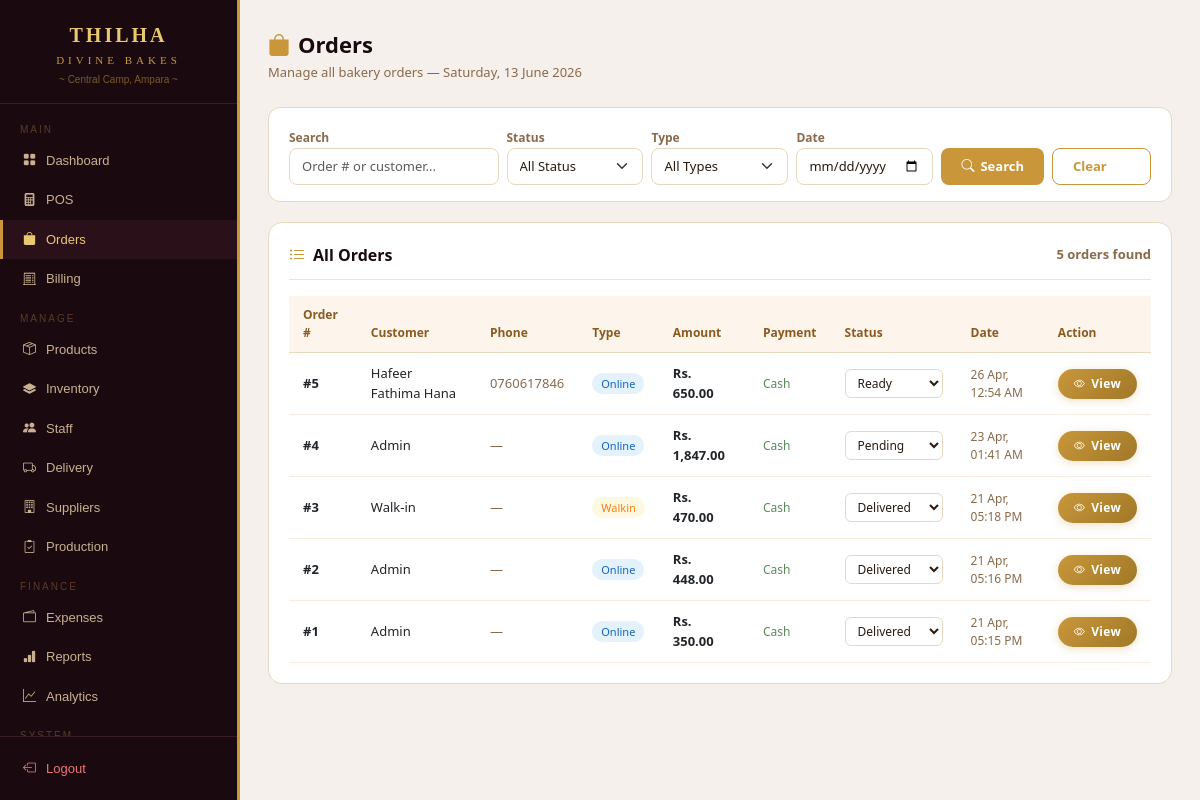
The app's page /admin/orders.php (signed in) with its own data.
### tables this page shows
CREATE TABLE `orders` (
  `order_id` int(11) NOT NULL,
  `user_id` int(11) DEFAULT NULL,
  `total_amount` decimal(10,2) DEFAULT NULL,
  `status` enum('pending','confirmed','baking','ready','delivered') DEFAULT 'pending',
  `order_type` enum('online','walkin','phone','whatsapp') DEFAULT 'online',
  `payment_method` enum('cash','card','online') DEFAULT 'cash',
  `payment_status` enum('unpaid','paid') DEFAULT 'unpaid',
  `notes` text DEFAULT NULL,
  `created_at` timestamp NOT NULL DEFAULT current_timestamp()
);

CREATE TABLE `users` (
  `user_id` int(11) NOT NULL,
  `name` varchar(100) NOT NULL,
  `email` varchar(100) NOT NULL,
  `password` varchar(255) NOT NULL,
  `phone` varchar(15) DEFAULT NULL,
  `address` text DEFAULT NULL,
  `role` enum('admin','customer','staff') DEFAULT 'customer',
  `loyalty_points` int(11) DEFAULT 0,
  `birthday` date DEFAULT NULL,
  `created_at` timestamp NOT NULL DEFAULT current_timestamp(),
  `profile_photo` varchar(255) DEFAULT NULL
);

### admin/orders.php (the view, shortened to what this page needs)
<?php
require_once '../includes/db.php';
$where         = "WHERE 1=1";
$date_filter   = isset($_GET['date'])   ? $_GET['date']   : '';
$search_filter = isset($_GET['search']) ? $_GET['search'] : '';
$orders      = mysqli_query($conn,
    "SELECT o.*, u.name as customer, u.phone
     FROM orders o
     LEFT JOIN users u ON o.user_id=u.user_id
     $where
     ORDER BY o.created_at DESC");
$total_count = mysqli_num_rows($orders);
?>
<!DOCTYPE html>
<html lang="en">
<head>
<link href="https://cdn.jsdelivr.net/npm/bootstrap@5.3.0/dist/css/bootstrap.min.css" rel="stylesheet">
<link href="https://cdn.jsdelivr.net/npm/bootstrap-icons@1.10.5/font/bootstrap-icons.css" rel="stylesheet">
</head>
<body>
<?php include '../includes/sidebar.php'; ?>
<div class="main">
  <div class="page-title"><i class="bi bi-bag-fill me-2" style="color:#c9973a;"></i>Orders</div>
  <div class="page-sub">Manage all bakery orders — <?= date('l, d F Y') ?></div>
  <div class="filter-card">
    <form method="GET" class="row g-2 align-items-end">
      <div class="col-md-3">
        <label style="font-size:12px;color:#8a6a4a;font-weight:600;">Search</label>
        <input type="text" name="search" class="form-control"
               placeholder="Order # or customer..."
               value="<?= htmlspecialchars($search_filter) ?>">
      </div>
      <div class="col-md-2">
        <label style="font-size:12px;color:#8a6a4a;font-weight:600;">Status</label>
        <select name="status" class="form-select">
          <option value="">All Status</option>
        </select>
      </div>
      <div class="col-md-2">
        <label style="font-size:12px;color:#8a6a4a;font-weight:600;">Type</label>
        <select name="type" class="form-select">
          <option value="">All Types</option>
        </select>
      </div>
      <div class="col-md-2">
        <label style="font-size:12px;color:#8a6a4a;font-weight:600;">Date</label>
        <input type="date" name="date" class="form-control" value="<?= $date_filter ?>">
      </div>
      <div class="col-md-3 d-flex gap-2">
        <button type="submit" class="btn-gold w-100">
          <i class="bi bi-search"></i> Search
        </button>
        <a href="orders.php" class="btn-outline-gold w-100 text-center">Clear</a>
      </div>
    </form>
  </div>
  <div class="orders-card">
    <div class="card-title">
      <span><i class="bi bi-list-ul me-2" style="color:#c9973a;"></i>All Orders</span>
      <span style="font-size:13px;color:#8a6a4a;"><?= $total_count ?> orders found</span>
    </div>
    <div class="table-responsive">
      <table class="table table-hover">
        <thead>
          <tr>
            <th>Order #</th>
            <th>Customer</th>
            <th>Phone</th>
            <th>Type</th>
            <th>Amount</th>
            <th>Payment</th>
            <th>Status</th>
            <th>Date</th>
            <th>Action</th>
          </tr>
        </thead>
        <tbody>
          <?php
          mysqli_data_seek($orders, 0);
          while ($o = mysqli_fetch_assoc($orders)):
          ?>
          <tr>
            <td><strong>#<?= $o['order_id'] ?></strong></td>
            <td><?= htmlspecialchars($o['customer'] ?? 'Walk-in') ?></td>
            <td style="color:#8a6a4a;"><?= $o['phone'] ?? '—' ?></td>
            <td>
              <span class="type-badge type-<?= $o['order_type'] ?>">
                <?= ucfirst($o['order_type']) ?>
              </span>
            </td>
            <td><strong>Rs. <?= number_format($o['total_amount'],2) ?></strong></td>
            <td style="font-size:12px;color:#5a8a5a;font-weight:500;">
              <?= ucfirst($o['payment_method']) ?>
            </td>
            <td>
              <form method="POST" style="display:inline;">
                <select name="status" onchange="this.form.submit()"
                  style="font-size:12px;border:1px solid #e8d8c0;border-radius:6px;padding:4px 8px;background:#fff;color:#2a1a10;cursor:pointer;">
                  <option value="pending"   <?= $o['status']=='pending'  ?'selected':'' ?>>Pending</option>
                  <option value="ready"     <?= $o['status']=='ready'    ?'selected':'' ?>>Ready</option>
                  <option value="delivered" <?= $o['status']=='delivered'?'selected':'' ?>>Delivered</option>
                </select>
              </form>
            </td>
            <td style="font-size:12px;color:#8a6a4a;">
              <?= date('d M, h:i A', strtotime($o['created_at'])) ?>
            </td>
            <td>
              <a href="order_view.php?id=<?= $o['order_id'] ?>" class="btn-view-action">
                <i class="bi bi-eye"></i> View
              </a>
            </td>
          </tr>
          <?php endwhile; ?>
        </tbody>
      </table>
    </div>
  </div>
</div>
</body>
</html>

### admin/orders.php (style rules this page uses)
* { box-sizing:border-box; }
body { background:#f5f0eb;font-family:'Segoe UI',sans-serif;color:#2a1a10;margin:0; }
.page-title { font-size:22px;font-weight:700;color:#1a0a0f;margin-bottom:2px; }
.page-sub { font-size:13px;color:#8a6a4a;margin-bottom:24px; }
.filter-card { background:#fff;border:1px solid #e8d8c0;border-radius:12px;padding:16px 20px;margin-bottom:20px; }
.form-select,.form-control { border:1px solid #e8d8c0;border-radius:8px;font-size:13px;color:#2a1a10;padding:8px 12px; }
.btn-gold { background:#c9973a;border:none;border-radius:8px;color:#fff;font-weight:600;padding:8px 20px;font-size:13px;cursor:pointer;display:inline-flex;align-items:center;gap:6px; }
.btn-outline-gold { background:#fff;border:1px solid #c9973a;border-radius:8px;color:#c9973a;font-weight:600;padding:8px 20px;font-size:13px;text-decoration:none;display:inline-flex;align-items:center;gap:6px; }
.orders-card { background:#fff;border:1px solid #e8d8c0;border-radius:14px;padding:20px; }
.card-title { font-size:16px;font-weight:600;color:#1a0a0f;margin-bottom:16px;padding-bottom:12px;border-bottom:1px solid #f0e4d0;display:flex;align-items:center;justify-content:space-between; }
.table { color:#2a1a10;margin-bottom:0; }
.table thead th { background:#fdf5ec;color:#8a5a20;font-size:12px;font-weight:600;border-color:#e8d8c0;padding:10px 14px; }
.table tbody td { border-color:#f5ede0;font-size:13px;padding:11px 14px;vertical-align:middle; }
.type-badge { font-size:11px;padding:3px 9px;border-radius:99px;font-weight:500; }
.type-online { background:#e3f2fd;color:#1565c0; }
.type-walkin { background:#fff8e1;color:#f57f17; }
.btn-view-action { display:inline-flex;align-items:center;gap:6px; padding:6px 16px; background:linear-gradient(135deg,#c9973a,#a07828); color:#fff;font-size:12px;font-weight:700; border-radius:99px;text-decoration:none; letter-spacing:.3px;transition:all .2s; box-shadow:0 2px 8px rgba(201,151,58,0.3); white-space:nowrap; }
.btn-view-action i { font-size:11px; }

### includes/sidebar.php (style rules this page uses)
.main { margin-left:240px;padding:28px; }

### records on screen
orders: order_id "5", user.name "Hafeer Fathima Hana", user.phone "0760617846", order_type "Online", total_amount "650.00", payment_method "Cash", status "Ready", created_at "26 Apr, 12:54 AM"
orders: order_id "4", user.name "Admin", user.phone "—", order_type "Online", total_amount "1,847.00", payment_method "Cash", status "Pending", created_at "23 Apr, 01:41 AM"
orders: order_id "3", customer "Walk-in", phone "—", order_type "Walkin", total_amount "470.00", payment_method "Cash", status "Delivered", created_at "21 Apr, 05:18 PM"
orders: order_id "2", user.name "Admin", user.phone "—", order_type "Online", total_amount "448.00", payment_method "Cash", status "Delivered", created_at "21 Apr, 05:16 PM"
orders: order_id "1", user.name "Admin", user.phone "—", order_type "Online", total_amount "350.00", payment_method "Cash", status "Delivered", created_at "21 Apr, 05:15 PM"

### other values on screen
$total_count "5"
